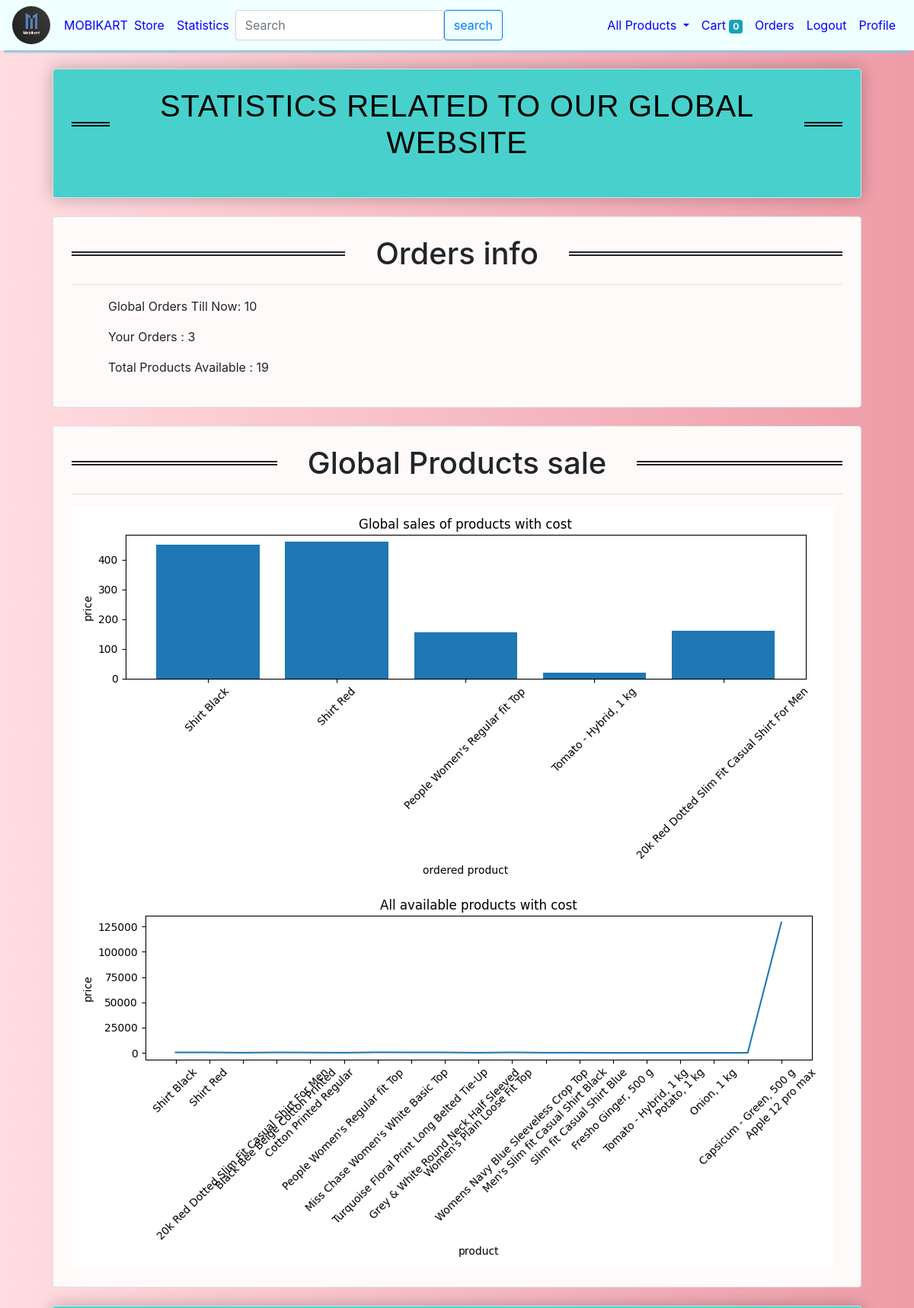
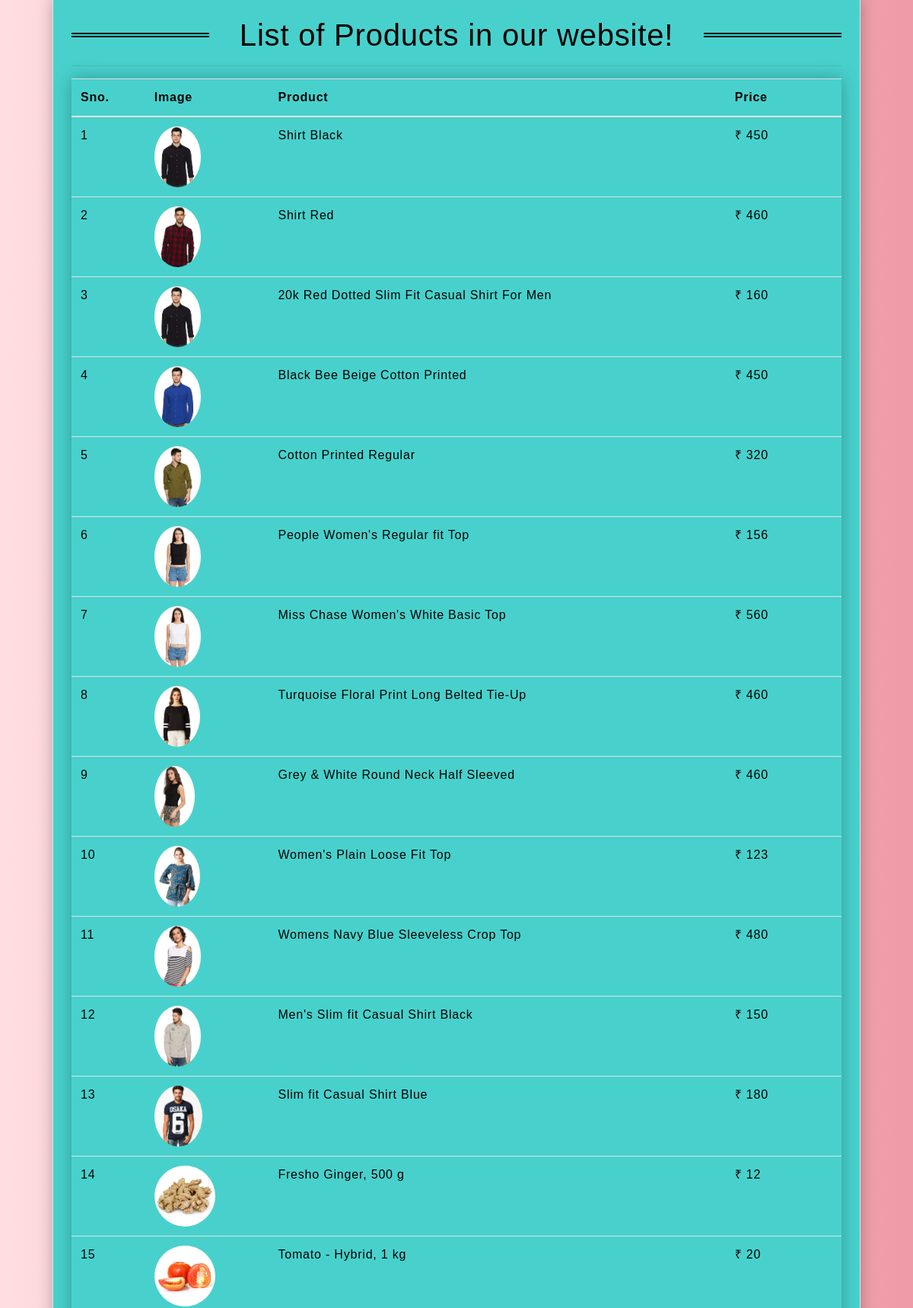
Page /statistics (signed in, upper part) on the committed database (2 pictures, top to bottom).
### store/models/product.py (models this page shows, shortened)
class Product(models.Model):
    name = models.CharField(max_length=50)
    price = models.IntegerField(default=0)
    category = models.ForeignKey(Category, on_delete=models.CASCADE, default=1)
    description = models.CharField(max_length=200, default='' , null=True , blank=True)
    image = models.ImageField(upload_to='uploads/products/')
    status1 = models.BooleanField(default=False)

### store/views/statistics.py (the view)
# urls.py: path('statistics',Stat.as_view(),name='statistics'),
class Stat(View):
    def get(self,request):
        customer = request.session.get('customer')
        orders = Order.objects.all()
        products=Product.objects.all()
        tot_orders=len(orders)
        tot_products=len(products)
        print(tot_orders)
        ur_orders = Order.get_orders_by_customer(customer)
        urs=len(ur_orders)
        qs = Order.objects.all()
        x=[x.product.name for x in qs]
        y=[y.product.price for y in qs]
        chart = get_plot(x, y)
        x1 = [x1.name for x1 in products]
        y1 = [y1.price for y1 in products]
        chart2 = get_plot2(x1, y1)
        return render(request, 'statistics.html', {'tot_orders': tot_orders,'urs':urs,
                                                   'products': products, 'chart':chart,
                                                   'tot_products':tot_products,'chart2':chart2
                                                   })

### store/models/orders.py (called while the page is built)
    @staticmethod
    def get_orders_by_customer(customer_id):
        return Order.objects.filter(customer=customer_id).order_by('-date')

### store/templatetags/custom_filter.py (called while the page is built)
@register.filter(name='currency')
def currency(number):
    return "₹ "+str(number)

### store/views/utils.py (called while the page is built)
def get_graph():
    buffer=BytesIO()
    plt.savefig(buffer, format='png')
    buffer.seek(0)
    image_png=buffer.getvalue()
    graph=base64.b64encode(image_png)
    graph=graph.decode('utf-8')
    buffer.close()
    return graph

def get_plot(x,y):
    plt.switch_backend('AGG')
    plt.figure(figsize=(10,5))
    plt.title('Global sales of products with cost')
    plt.bar(x,y)
    plt.xticks(rotation=45)
    plt.xlabel('ordered product')
    plt.ylabel('price')
    plt.tight_layout()
    graph=get_graph()
    return graph

def get_plot2(x,y):
    plt.switch_backend('AGG')
    plt.figure(figsize=(10,5))
    plt.title('All available products with cost')
    plt.plot(x,y)
    plt.xticks(rotation=45)
    plt.xlabel('product')
    plt.ylabel('price')
    plt.tight_layout()
    graph=get_graph()
    return graph

### store/templates/statistics.html (shortened to what this page needs)
{% extends 'base.html' %}
{% block content %}
{% load custom_filter %}
<div class="container">
   <div class="border rounded p-4 m-4 column" style="background-color: #48D1CC">
        <h1>STATISTICS RELATED TO OUR GLOBAL WEBSITE</h1>
   </div>
</div>
<div class="container">
   <div class="border rounded p-4 m-4 " style="background-color: #FFFAFA">
        <h1>Orders info</h1>
       <hr>
       <p class="display-8 pl-4 ml-4">Global Orders Till Now: {{tot_orders}}</p>
        <p class="display-8 pl-4 ml-4">Your Orders  : {{urs}}</p>
       <p class="display-8 pl-4 ml-4">Total Products Available  : {{tot_products}}</p>
   </div>
</div>
<div class="container">
   <div class="border rounded p-4 m-4" style="background-color: #FFFAFA">
       <h1>Global Products sale</h1>
       <hr>
      {% if chart %}
        <img>
       <img>
      {% endif %}
   </div>
</div>
<div class="container">
   <div class="border rounded p-4 m-4 column" style="background-color: #48D1CC">
       <h1>List of Products in our website!</h1>
       <hr>
        <table class="table">
            <thead>
                <tr>
                    <th>Sno.</th>
                    <th>Image</th>
                    <th>Product</th>
                    <th>Price</th>
                </tr>
            </thead>
            <tbody>
                {% for product in products %}
                <tr>
                    <td>{{forloop.counter}}</td>
                    <td><img style="height: 80px;" class="rounded-circle" src="{{product.image.url}}" alt=""></td>
                    <td>{{product.name}}</td>
                    <td>{{product.price|currency}}</td>
                </tr>
                {% endfor %}
            </tbody>
        </table>
   </div>
</div>
{% endblock %}

### store/templates/base.html (style rules this page uses)
body { background: #ee9ca7; background: -webkit-linear-gradient(to right, #ffdde1, #ee9ca7); background: linear-gradient(to right, #ffdde1, #ee9ca7); }
.column { color: #616161 }

### store/templates/statistics.html (style rules this page uses)
h1 { display: grid; grid-template-columns: minmax(50px, 1fr) auto minmax(50px, 1fr); align-items: center; text-align: center; gap: 40px; }
h1::before, h1::after { content: ''; border-top: 6px double; }
body, h1 { margin: 0; }

### rows in the picture
Product: image (picture), name "Shirt Black", price "₹ 450"
Product: image (picture), name "Shirt Red", price "₹ 460"
Product: image (picture), name "20k Red Dotted Slim Fit Casual Shirt For Men", price "₹ 160"
Product: image (picture), name "Black Bee Beige Cotton Printed", price "₹ 450"
Product: image (picture), name "Cotton Printed Regular", price "₹ 320"
Product: image (picture), name "People Women's Regular fit Top", price "₹ 156"
Product: image (picture), name "Miss Chase Women's White Basic Top", price "₹ 560"
Product: image (picture), name "Turquoise Floral Print Long Belted Tie-Up", price "₹ 460"
Product: image (picture), name "Grey & White Round Neck Half Sleeved", price "₹ 460"
Product: image (picture), name "Women's Plain Loose Fit Top", price "₹ 123"
Product: image (picture), name "Womens Navy Blue Sleeveless Crop Top", price "₹ 480"
Product: image (picture), name "Men's Slim fit Casual Shirt Black", price "₹ 150"
Product: image (picture), name "Slim fit Casual Shirt Blue", price "₹ 180"
Product: image (picture), name "Fresho Ginger, 500 g", price "₹ 12"
Product: image (picture), name "Tomato - Hybrid, 1 kg", price "₹ 20"

### other values in the picture
{{ request.session.cart.keys|length }} "0"
{{ tot_orders }} "10"
{{ urs }} "3"
{{ tot_products }} "19"
